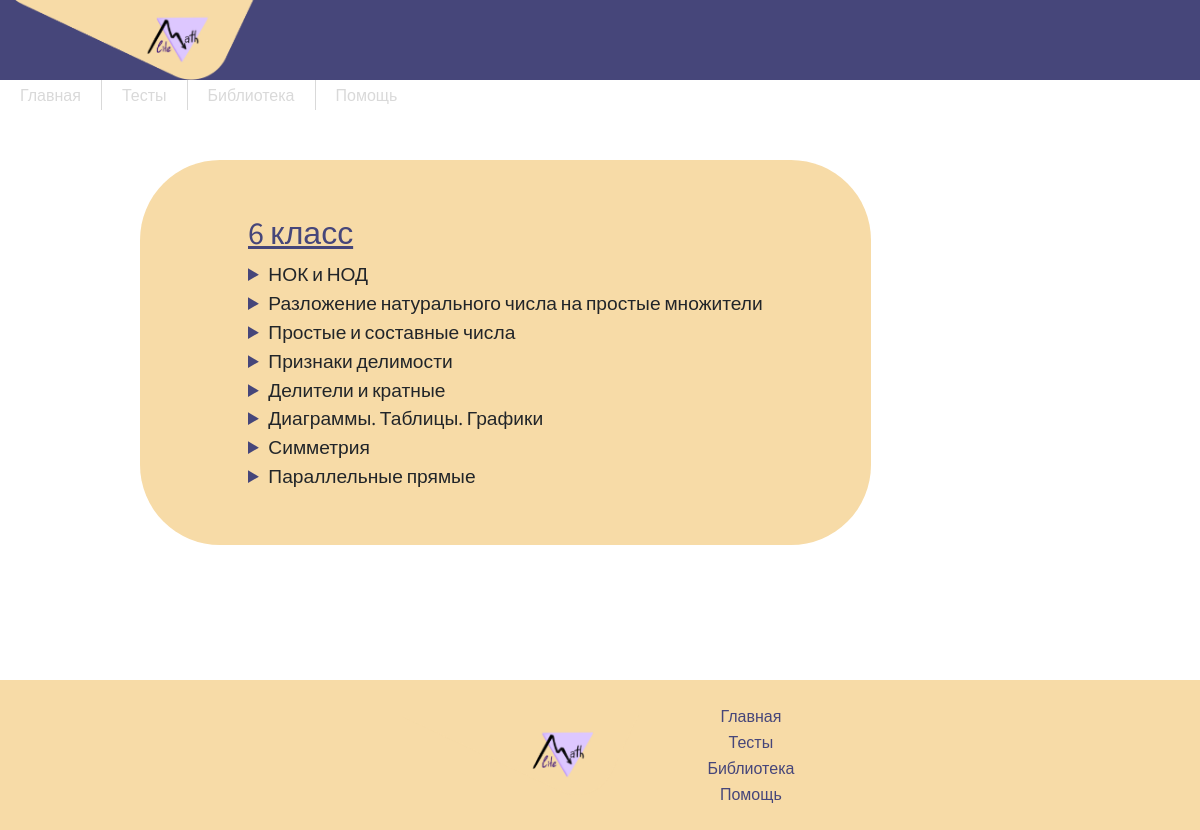
Page /6grade/ on the committed database.
### main/models.py (models this page shows, shortened)
class Task(models.Model):
    Category=[("5", '5класс'),("6", '6класс')]
    article_type = models.CharField(max_length=2, choices=Category, default='', blank=True)
    title = models.CharField('Название', max_length = 50)
    task = models.TextField('Описание')
    class Meta:
        verbose_name = 'Статья'
        verbose_name_plural = 'Статьи'

### main/views.py (the view)
# urls.py: path('6grade/', views.grade6, name='6grade'),
def grade6(request):
    articles = Task.objects.order_by('-id')
    return render(request, 'main/6grade.html',
                  {'title': "666 класс", "articles": articles, "grade": 6})

### main/templates/main/6grade.html (shortened to what this page needs)
{% extends 'main/base.html'%}
{% block main %}
<div style="font-size:larger; font-family: 'Source Sans Pro', sans-serif!important; background-color: #F7DBA7; border-radius: 80px; padding: 5% 10%; margin: 10vh;">
    <div style="text-decoration: underline; display: flex; flex-direction: row; justify-content: flex-start; color: #46467A;">
        <h2>6 класс</h2>
    </div>
{% if articles %}
    {% for el in articles %}
            {% if el.article_type == "6" %}
                <details>
                <summary><a>{{el.title}}</summary>
              </details>
            {% endif %}
    {% endfor %}
{% endif %}
</div>
<br><br>
{% endblock main %}

### static/css/blog.css (style rules this page uses)
h2 { margin-right: 30px; }

### static/css/quiz.css (style rules this page uses)
html { font-family: 'Source Sans Pro', sans-serif; }
body { display: flex; flex-direction: column; }

### static/css/main.css (style rules this page uses)
html { font-family: 'Source Sans Pro', sans-serif!important; height: 100%; }

### main/templates/main/6grade.html (style rules this page uses)
details summary::-webkit-details-marker, details summary::marker { color: #46467A; }

### rows in the picture
Task: title "НОК и НОД"
Task: title "Разложение натурального числа на простые множители"
Task: title "Простые и составные числа"
Task: title "Признаки делимости"
Task: title "Делители и кратные"
Task: title "Диаграммы. Таблицы. Графики"
Task: title "Симметрия"
Task: title "Параллельные прямые"
